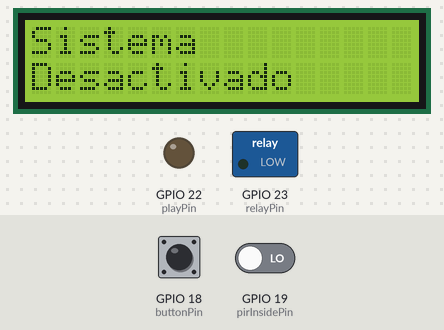
This sketch was run on a simulated ESP32. Parts: 16×2 character LCD, switched loads named in the sketch (green lamp = pin HIGH), output pins drawn as LEDs (lit = HIGH). The inputs (shaded band) are chosen by the test bench; at power-on: GPIO 18 (buttonPin) HIGH, GPIO 19 (pirInsidePin) LOW. What the sketch prints to the serial monitor is not drawn.

Above: at 2.6 s.
2.7 s: GPIO 18 (buttonPin) pulled LOW for 1 s
At 3.2 s:
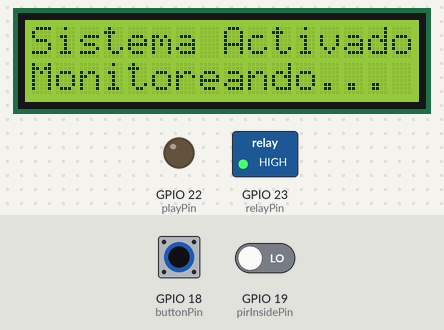
4.3 s: GPIO 18 (buttonPin) pulled LOW for 3.2 s
At 5.14 s:
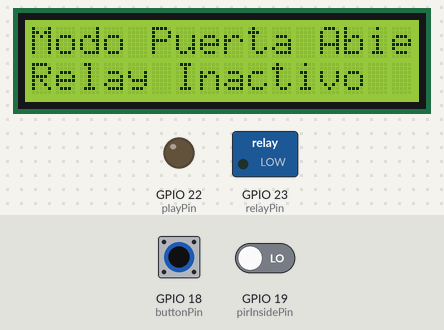
8.1 s: GPIO 18 (buttonPin) pulled LOW for 1 s
At 8.95 s:
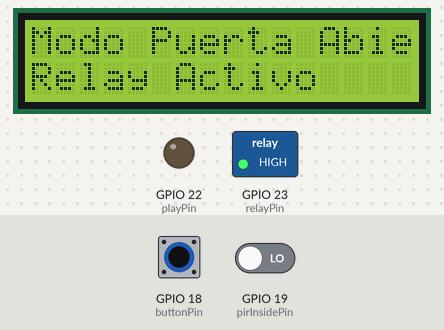
9.7 s: GPIO 18 (buttonPin) pulled LOW for 3.2 s
At 10.1 s:
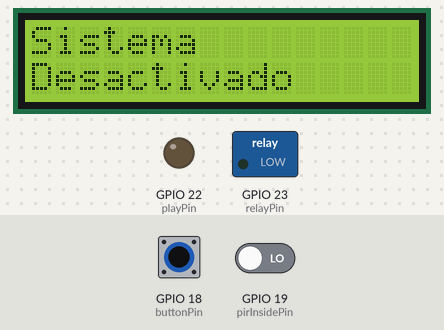
13.5 s: GPIO 18 (buttonPin) pulled LOW for 0.15 s
16.6 s: GPIO 18 (buttonPin) pulled LOW for 0.15 s
At 60.7 s:
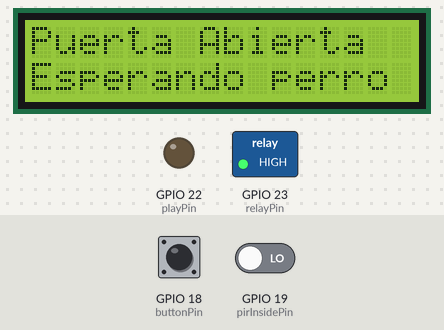
Timing chart, 0 to 61.5 s (numbered marks = the images above; inputs shaded):
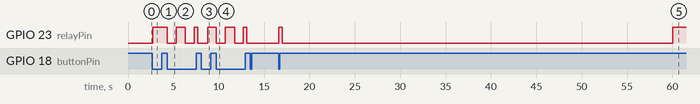

The sketch:

sketch_dec22a.ino
```cpp
#include <Wire.h>
#include <LiquidCrystal_I2C.h>

// Configuración LCD (I2C) en pines 4 y 5
#define SDA_PIN 4
#define SCL_PIN 5
LiquidCrystal_I2C lcd(0x27, 16, 2); // Dirección I2C: 0x27, pantalla de 16 columnas y 2 filas

// Pines del ESP32
const int relayPin = 23;       // Relay conectado a GPIO23
const int buttonPin = 18;      // Botón conectado a GPIO18
const int pirInsidePin = 19;   // Sensor PIR interno conectado a GPIO19
const int pirOutsidePin = 21;  // Sensor PIR externo conectado a GPIO21
const int playPin = 22;        // ISD1820 (PLAYE) conectado a GPIO22

// Variables del sistema
enum State { WAITING, READY_TO_EXIT, DETECTED_INSIDE, DETECTED_OUTSIDE, OUTSIDE, ENTERING, INSIDE };
State systemState = WAITING;   // Estado inicial del sistema
bool doorAlwaysOpen = false;   // Modo "puerta abierta"
bool insideDetected = false;   // Detección del sensor interno
bool outsideDetected = false;  // Detección del sensor externo
unsigned long lastCycleTime = 0;   // Tiempo del último ciclo
const unsigned long cycleDuration = 60000; // Duración del ciclo (1 minuto en milisegundos)
bool systemActive = false;  // Sistema inicia desactivado

void setup() {
  // Configuración inicial
  Serial.begin(115200);

  // Configurar pines personalizados para SDA y SCL
  Wire.begin(SDA_PIN, SCL_PIN);
  delay(100); // Dar tiempo al I2C para estabilizarse

  // Verificar si la LCD está conectada
  Wire.beginTransmission(0x27);
  if (Wire.endTransmission() != 0) {
    Serial.println("No se encontró la LCD en 0x27");
    // Intentar con dirección alternativa
    Wire.beginTransmission(0x3F);
    if (Wire.endTransmission() != 0) {
      Serial.println("No se encontró la LCD en 0x3F");
      while(1); // Detener si no se encuentra la LCD
    }
  }

  pinMode(relayPin, OUTPUT);
  pinMode(buttonPin, INPUT_PULLUP);
  pinMode(pirInsidePin, INPUT);
  pinMode(pirOutsidePin, INPUT);
  pinMode(playPin, OUTPUT);
  digitalWrite(relayPin, LOW);  // Puerta cerrada inicialmente
  digitalWrite(playPin, LOW);   // ISD1820 apagado

  // Inicializar la pantalla LCD
  lcd.begin(16, 2);  // Inicializar antes del init
  delay(50);
  lcd.init();
  delay(50);
  lcd.backlight();
  delay(50);

  // Configurar el LCD
  lcd.clear();
  lcd.home();
  lcdPrint("Sistema", "Desactivado");
  delay(1000);
}

void loop() {
  // Verificar botón
  if (digitalRead(buttonPin) == LOW) {
    handleButtonPress();
    delay(300);
    return;
  }

  // Sistema desactivado
  if (!systemActive && !doorAlwaysOpen) {
    lcdPrint("Sistema", "Desactivado");
    digitalWrite(relayPin, LOW);
    return;
  }

  // Modo puerta siempre abierta (triple click)
  if (doorAlwaysOpen) {
    digitalWrite(relayPin, HIGH);
    lcdPrint("Modo Puerta Abierta", "Relay Activo");
    return;
  }

  // Lógica principal del sistema
  switch (systemState) {
    case WAITING:
      lcdPrint("Esperando", "1 minuto");
      digitalWrite(relayPin, LOW);
      if (millis() - lastCycleTime >= cycleDuration) {
        digitalWrite(relayPin, HIGH);
        systemState = OUTSIDE;
        lcdPrint("Puerta Abierta", "Esperando perro");
      }
      break;

    case OUTSIDE:
      // Mantener el relé activo indefinidamente
      digitalWrite(relayPin, HIGH);

      // Solo cambiar de estado si detecta movimiento en el sensor interno
      if (digitalRead(pirInsidePin) == HIGH) {
        lcdPrint("Perro dentro", "Cerrando puerta");
        delay(2000);
        closeDoor();
        systemState = WAITING;
        lastCycleTime = millis();  // Reiniciar el temporizador
      }
      break;
  }
}

// Función para manejar las presiones del botón
void handleButtonPress() {
  static int buttonPressCount = 0;
  static unsigned long lastButtonPress = 0;
  unsigned long currentTime = millis();

  // Verificar si es una secuencia rápida
  if (currentTime - lastButtonPress <= 500) {
    buttonPressCount++;
  } else {
    buttonPressCount = 1;
  }

  lastButtonPress = currentTime;

  // Modo puerta abierta con triple click (sin cambios)
  if (buttonPressCount == 3) {
    doorAlwaysOpen = !doorAlwaysOpen;
    buttonPressCount = 0;
    if (doorAlwaysOpen) {
      systemActive = true;  // Activar el sistema si se activa modo puerta abierta
      Serial.println("Modo Puerta Abierta Activado");
      lcdPrint("Modo Puerta Abierta", "Relay Activo");
      digitalWrite(relayPin, HIGH);
    } else {
      Serial.println("Modo Puerta Abierta Desactivado");
      lcdPrint("Modo Puerta Abierta", "Relay Inactivo");
      digitalWrite(relayPin, LOW);
    }
    return;
  }

  // Click simple ahora activa/desactiva el sistema
  if (buttonPressCount == 1) {
    systemActive = !systemActive;
    if (systemActive) {
      digitalWrite(relayPin, HIGH);
      lcdPrint("Sistema Activado", "Monitoreando...");
    } else {
      digitalWrite(relayPin, LOW);
      lcdPrint("Sistema", "Desactivado");
    }
  }
}

// Función para abrir la puerta
void openDoor() {
  digitalWrite(relayPin, HIGH);
  Serial.println("Puerta abierta.");
  playSound();
}

// Función para cerrar la puerta
void closeDoor() {
  digitalWrite(relayPin, LOW);
  Serial.println("Puerta cerrada.");
  playSound();
}

// Función para reproducir sonido
void playSound() {
  digitalWrite(playPin, HIGH);
  delay(1000);
  digitalWrite(playPin, LOW);
}

// Función para imprimir en la LCD
void lcdPrint(String line1, String line2) {
  lcd.clear();
  delay(5);
  lcd.home();
  delay(5);
  lcd.print(line1);
  lcd.setCursor(0, 1);
  delay(5);
  lcd.print(line2);
}
```

Measured:
- after the input at 2.7 s, GPIO 23 (relayPin): LOW → HIGH at once; the display: first changes at once (image 1 shows a later state)
- after the input at 4.3 s, GPIO 23 (relayPin): goes LOW 0.99 s, HIGH 1.0 s, LOW 0.99 s, HIGH 0.39 s, then LOW, starting at once; the display: first changes at once (image 2 shows a later state)
- after the input at 8.1 s, GPIO 23 (relayPin): LOW → HIGH after 0.70 s; the display: first changes after 0.05 s (image 3 shows a later state)
- after the input at 9.7 s, GPIO 23 (relayPin): goes LOW 0.99 s, HIGH 1.0 s, LOW 0.99 s, HIGH 0.39 s, then LOW, starting after 0.05 s; the display: first differs from a run without the input after 0.09 s (image 4)
- after the input at 16.6 s, GPIO 23 (relayPin): LOW → HIGH at once, → LOW 0.39 s later, → HIGH 43.0 s later; the display: first changes after 0.06 s (image 5 shows a later state)
- what the display in image 1 shows lasts 0.6 s, from 2.8 s to 3.4 s
